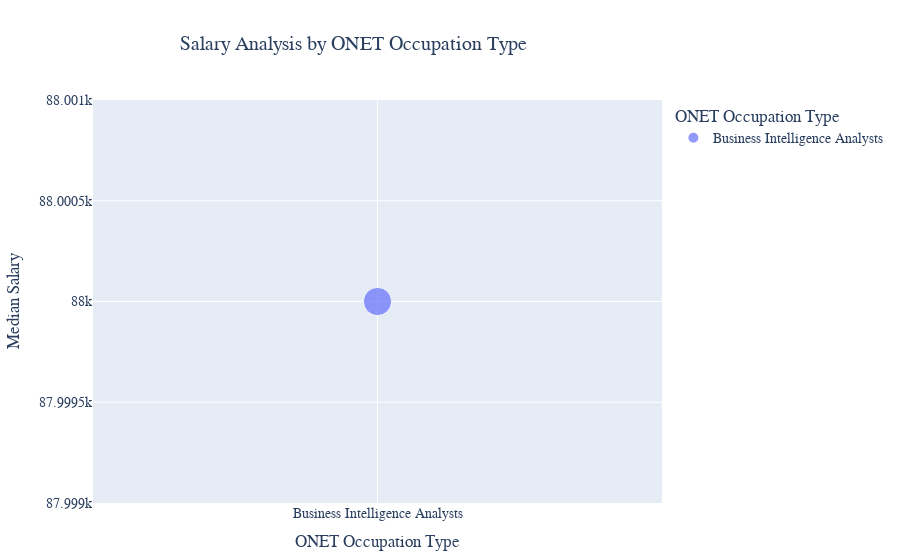

The cell this chart's notebook holds for it:
### Markdown cell above
# Salary Analysis by ONET Occupation Type (Bubble Chart)
- Analyze how salaries differ across ONET occupation types.
- **Aggregate Data**
  - Compute **median salary** for each occupation in the **ONET taxonomy**.
- **Visualize results**
  - Create a **bubble chart** where:
    - **X-axis** = `ONET_NAME`
    - **Y-axis** = `Median Salary`
    - **Size** = Number of job postings
  - Apply custom colors and font styles.
- **Explanation:** Write two sentences about what the graph reveals.

### Code cell
# Your code for 7th question here
import pandas as pd
import plotly.express as px
from pyspark.sql import functions as F

df_aggregated = df.groupBy("ONET_NAME").agg(
    F.expr("percentile_approx(SALARY_FROM, 0.5)").alias("Median_Salary"),
    F.count("ID").alias("Job_Postings")
)
df_aggregated_pd = df_aggregated.toPandas()


fig = px.scatter(
    df_aggregated_pd,
    x="ONET_NAME",
    y="Median_Salary",
    size="Job_Postings",
    color="ONET_NAME", 
    title="Salary Analysis by ONET Occupation Type",
    labels={'ONET_NAME': 'ONET Occupation Type', 'Median_Salary': 'Median Salary'},
    color_continuous_scale="Viridis",
)

fig.update_layout(
    font=dict(family="Arial, sans-serif", size=14),
    showlegend=True,
    xaxis_title="ONET Occupation Type",
    yaxis_title="Median Salary",
    margin=dict(l=50, r=50, t=100, b=50),
    title_font_size=20, 
    title_x=0.2
)

fig.show()

fig.write_image("output/Q7.png", width=960, height=540, scale=2)

### Figure 1 — Plotly figure (JSON) as saved in the notebook; plotly's stock layout.template omitted (floating-point values rounded to 4 significant figures)
{"data": [{"hovertemplate": "ONET Occupation Type=%{x}<br>Median Salary=%{y}<br>Job_Postings=%{marker.size}<extra></extra>", "legendgroup": "Business Intelligence Analysts", "marker": {"color": "#636efa", "size": [32398], "sizemode": "area", "sizeref": 81.0, "symbol": "circle"}, "mode": "markers", "name": "Business Intelligence Analysts", "orientation": "v", "showlegend": true, "type": "scatter", "x": ["Business Intelligence Analysts"], "xaxis": "x", "y": [88000], "yaxis": "y"}], "layout": {"font": {"family": "Arial, sans-serif", "size": 14}, "legend": {"itemsizing": "constant", "title": {"text": "ONET Occupation Type"}, "tracegroupgap": 0}, "margin": {"b": 50, "l": 50, "r": 50, "t": 100}, "showlegend": true, "title": {"font": {"size": 20}, "text": "Salary Analysis by ONET Occupation Type", "x": 0.2}, "xaxis": {"anchor": "y", "categoryarray": ["Business Intelligence Analysts"], "categoryorder": "array", "domain": [0, 1], "title": {"text": "ONET Occupation Type"}}, "yaxis": {"anchor": "x", "domain": [0, 1], "title": {"text": "Median Salary"}}}}
